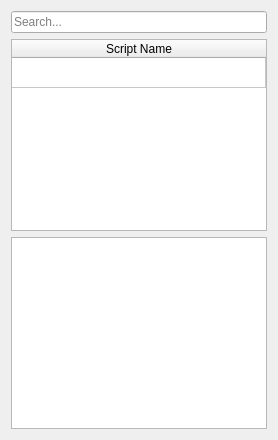
       <widget class="QWidget" name="tab_scripts">
        <attribute name="title">
         <string>Scripts</string>
        </attribute>
        <layout class="QVBoxLayout" name="verticalLayout_6">
         <item>
          <widget class="QLineEdit" name="lineEdit_scripts_search">
           <property name="placeholderText">
            <string>Search...</string>
           </property>
          </widget>
         </item>
         <item>
          <widget class="QTableWidget" name="tableWidget_scripts">
           <property name="sizePolicy">
            <sizepolicy hsizetype="Expanding" vsizetype="Expanding">
             <horstretch>0</horstretch>
             <verstretch>0</verstretch>
            </sizepolicy>
           </property>
           <property name="verticalScrollBarPolicy">
            <enum>Qt::ScrollBarAlwaysOff</enum>
           </property>
           <property name="sizeAdjustPolicy">
            <enum>QAbstractScrollArea::AdjustIgnored</enum>
           </property>
           <property name="selectionBehavior">
            <enum>QAbstractItemView::SelectRows</enum>
           </property>
           <property name="showGrid">
            <bool>true</bool>
           </property>
           <property name="gridStyle">
            <enum>Qt::SolidLine</enum>
           </property>
           <attribute name="horizontalHeaderCascadingSectionResizes">
            <bool>false</bool>
           </attribute>
           <attribute name="horizontalHeaderDefaultSectionSize">
            <number>100</number>
           </attribute>
           <attribute name="horizontalHeaderShowSortIndicator" stdset="0">
            <bool>false</bool>
           </attribute>
           <attribute name="horizontalHeaderStretchLastSection">
            <bool>true</bool>
           </attribute>
           <attribute name="verticalHeaderVisible">
            <bool>false</bool>
           </attribute>
           <row>
            <property name="text">
             <string>DefaultRow</string>
            </property>
           </row>
           <column>
            <property name="text">
             <string>Script Name</string>
            </property>
           </column>
          </widget>
         </item>
         <item>
          <widget class="QTextEdit" name="textEdit_scripts"/>
         </item>
        </layout>
       </widget>
